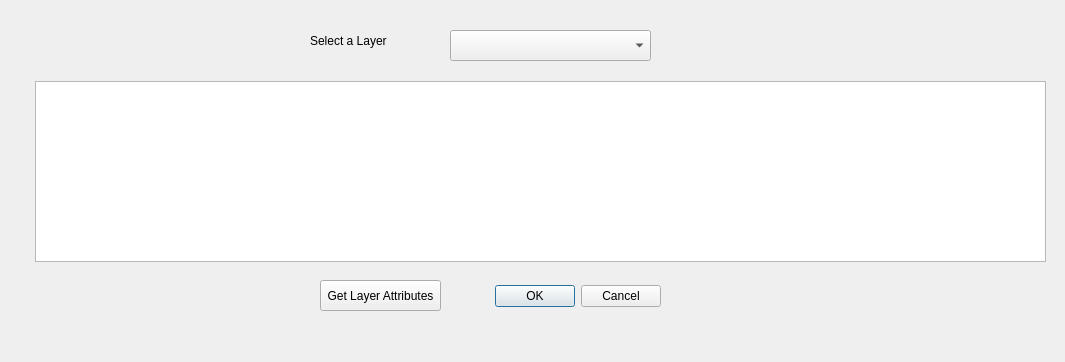
<?xml version="1.0" encoding="UTF-8"?>
<ui version="4.0">
 <class>ValidatorAttributesDialogBase</class>
 <widget class="QDialog" name="ValidatorAttributesDialogBase">
  <property name="geometry">
   <rect>
    <x>0</x>
    <y>0</y>
    <width>1065</width>
    <height>362</height>
   </rect>
  </property>
  <property name="windowTitle">
   <string>AttributeValidator</string>
  </property>
  <widget class="QDialogButtonBox" name="button_box">
   <property name="geometry">
    <rect>
     <x>320</x>
     <y>280</y>
     <width>341</width>
     <height>32</height>
    </rect>
   </property>
   <property name="orientation">
    <enum>Qt::Horizontal</enum>
   </property>
   <property name="standardButtons">
    <set>QDialogButtonBox::Cancel|QDialogButtonBox::Ok</set>
   </property>
  </widget>
  <widget class="QComboBox" name="comboBox">
   <property name="geometry">
    <rect>
     <x>450</x>
     <y>30</y>
     <width>201</width>
     <height>31</height>
    </rect>
   </property>
  </widget>
  <widget class="QLabel" name="label">
   <property name="geometry">
    <rect>
     <x>310</x>
     <y>20</y>
     <width>121</width>
     <height>41</height>
    </rect>
   </property>
   <property name="font">
    <font>
     <pointsize>9</pointsize>
    </font>
   </property>
   <property name="text">
    <string>Select a Layer</string>
   </property>
  </widget>
  <widget class="QPushButton" name="pushButtonGetAttr">
   <property name="geometry">
    <rect>
     <x>320</x>
     <y>280</y>
     <width>121</width>
     <height>31</height>
    </rect>
   </property>
   <property name="text">
    <string>Get Layer Attributes</string>
   </property>
  </widget>
  <widget class="QTableWidget" name="attributeTableView">
   <property name="geometry">
    <rect>
     <x>35</x>
     <y>81</y>
     <width>1011</width>
     <height>181</height>
    </rect>
   </property>
  </widget>
 </widget>
 <resources/>
 <connections>
  <connection>
   <sender>button_box</sender>
   <signal>rejected()</signal>
   <receiver>ValidatorAttributesDialogBase</receiver>
   <slot>reject()</slot>
   <hints>
    <hint type="sourcelabel">
     <x>20</x>
     <y>20</y>
    </hint>
    <hint type="destinationlabel">
     <x>20</x>
     <y>20</y>
    </hint>
   </hints>
  </connection>
  <connection>
   <sender>button_box</sender>
   <signal>accepted()</signal>
   <receiver>ValidatorAttributesDialogBase</receiver>
   <slot>accept()</slot>
   <hints>
    <hint type="sourcelabel">
     <x>20</x>
     <y>20</y>
    </hint>
    <hint type="destinationlabel">
     <x>20</x>
     <y>20</y>
    </hint>
   </hints>
  </connection>
 </connections>
</ui>
